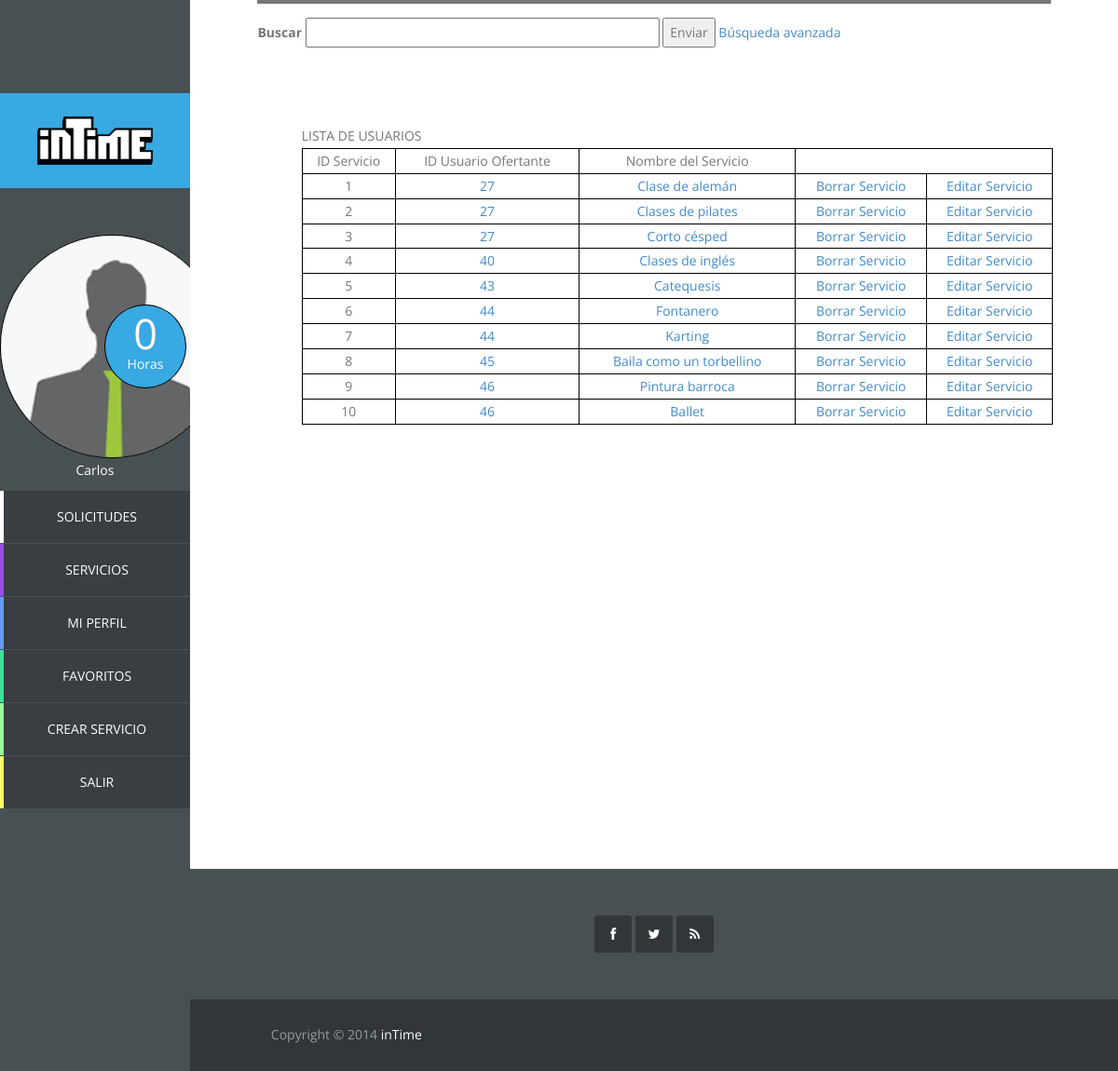
The page /vista/serviciosadmin.php (signed in) on the database as committed earlier.
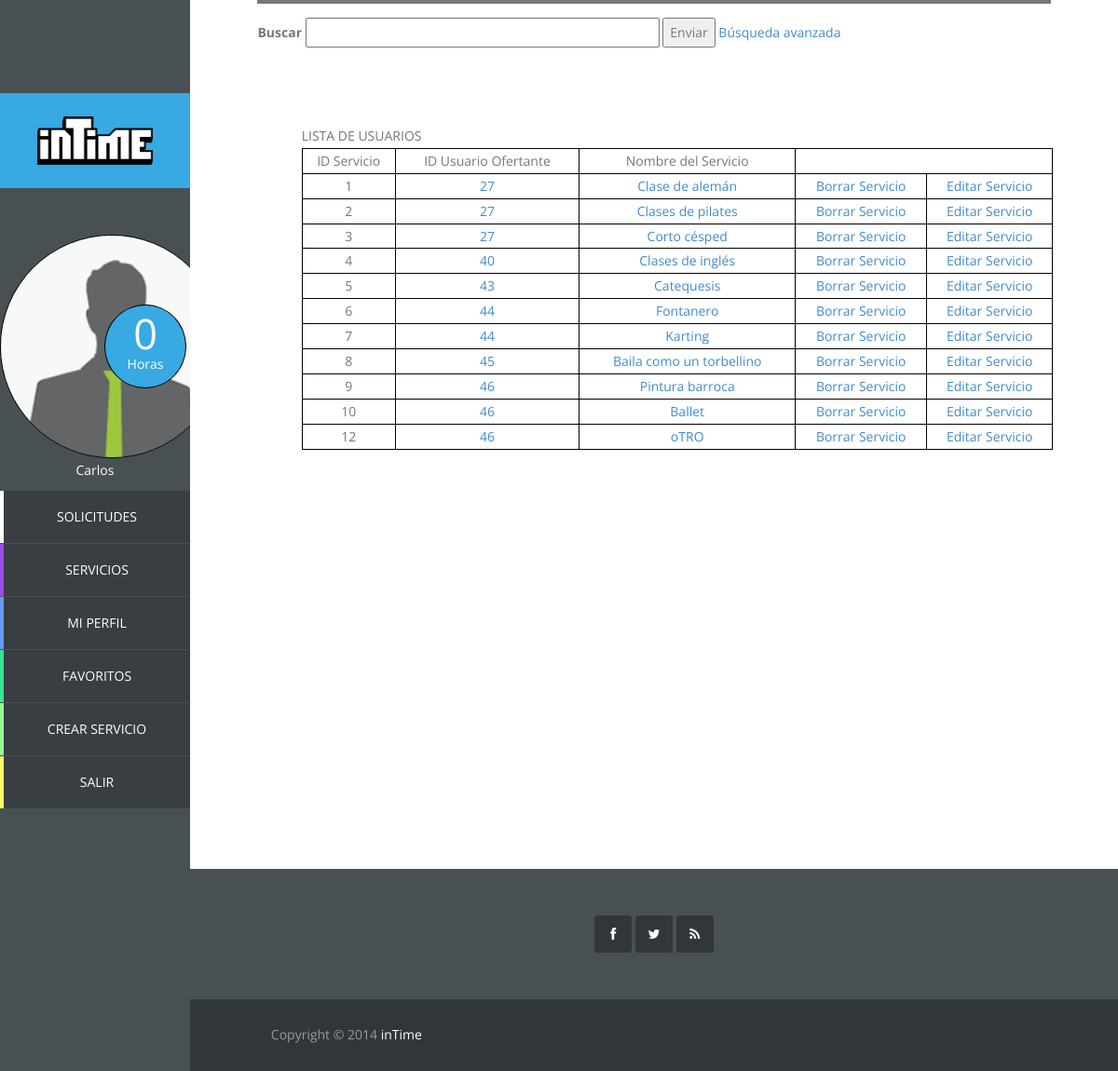
The same page on the database as committed later.
### tables this page shows
CREATE TABLE IF NOT EXISTS `servicio` (
  `id_servicio` int(11) NOT NULL AUTO_INCREMENT,
  `id_usuario` int(11) NOT NULL,
  `id_categoria` int(11) NOT NULL,
  `nombre_servicio` varchar(50) NOT NULL,
  `descripcion` varchar(1000) DEFAULT NULL,
  `horas` int(11) NOT NULL,
  `foto_servicio` varchar(20) DEFAULT NULL,
  PRIMARY KEY (`id_servicio`),
  KEY `id_usuario` (`id_usuario`),
  KEY `id_categoria` (`id_categoria`)
);

### controlador/op_base_datos.php (called while the page is built, shortened)
<?php
class Mysql{
	protected $host="localhost";
	protected $user="root";
    protected $clave="";
	protected function conectar(){
        $this->conexion=mysqli_connect($this->host,$this->user,$this->clave);
    }
}

### controlador/op_base_datos_servicio.php (called while the page is built, shortened)
<?php
require_once '../controlador/op_base_datos.php';
class MysqlServicio extends Mysql {
	public function mostrar_todos_servicios(){
		$pst = $this->conexion->prepare("select * from servicio");
		$pst->execute();
		$resultado = $pst->get_result();
		return $resultado;
	}
}

### vista/serviciosadmin.php (the view, shortened to what this page needs)
<!DOCTYPE html>
<?php
	require_once '../controlador/op_base_datos_servicio.php';
?>
<html lang="es">
	<?php include "head.php";?>
	<body>
		<?php include "sidebar.php"
		?>
		<div id="main-content">
			<div id="templatemo">
				<div class="section-content">
					<div class="row">
						<div class="col-md-12">
							<div class="section-title">
								<div class="buscador">
									<form method="post" action="busqueda.php" accept-charset="utf-8">
										<label>Buscar</label>
										<input type="text" name="nombrebusq" size="50">
										<button type="submit" name="submit">
											Enviar
										</button>
										<a href="">Búsqueda avanzada</a>
									</form>
								</div>
							</div>
						</div>
					</div>
					<div class="panel-admin">
						<div class="lista-admin">
							<table>
								<?php
								$BDD = new MysqlServicio();
								$resultado = $BDD->mostrar_todos_servicios();
								echo "<table border='1' cellpadding='2' cellspacing='2'";
								echo "<tr><td>ID Servicio</td><td>ID Usuario Ofertante</td><td>Nombre del Servicio</td>";
								while ($row = mysqli_fetch_array($resultado)) {
								$id = $row['id_servicio'];
								$id_usuario = $row['id_usuario'];
							        echo "<tr>";
							        echo "<td>".$row["id_servicio"]."</td>";
							        echo "<td><a href='../vista/perfil.php?id_usuario=$id_usuario';>".$row["id_usuario"]."</a></td>";
							        echo "<td><a href='../vista/servicio.php?id_servicio=$id';>".$row["nombre_servicio"]."</a></td>";
									echo "<td><a href = '#' onClick='javascript:ConfirmDelete($id)'‌​>Borrar Servicio</a></td>";
									echo "<td><a href='../vista/editarservicio.php?id_servicio=$id';>Editar Servicio</a></td>";
							        echo "</tr>";
								}
								?>
								</table>
					</div>
				</div>
			</div>
			<?php include 'footer.php'
			?>
		</div>
	</body>
</html>

Rows that differ between the two databases and show on the page:
added servicio: id_servicio "12", id_usuario "46", nombre_servicio "oTRO"
